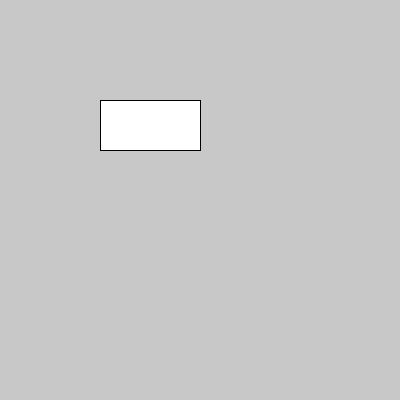
Frame 1 (no input)
Frame 60 (the mouse pressed at the canvas centre just before this capture): identical to frame 1, image omitted
Frame 120 (the mouse held since frame 60 and released just before this capture): identical to frame 1, image omitted

The Processing sketch that drew this single still picture (run headless with seeded random() and noise(); from frame 60 on, the mouse is pressed at the canvas centre):

// Processing sketch: func_boton
// ── func_boton.pde
void setup(){
  size(400,400);
}

void draw(){
  background(200);
  dibujarBoton(100, 100);
}

// ── botones.pde

void dibujarBoton(int posX, int posY){
  int ancho = 100;
  int alto = 50;
  
  fill(255);
  if(mouseX > posX && mouseX < posX + ancho && mouseY > posY && mouseY < posY + alto){
    fill(190);
    
    if(mousePressed){
      fill(255,0,0);
    }
  }
  
  rect(posX, posY, ancho, alto);
  
}
